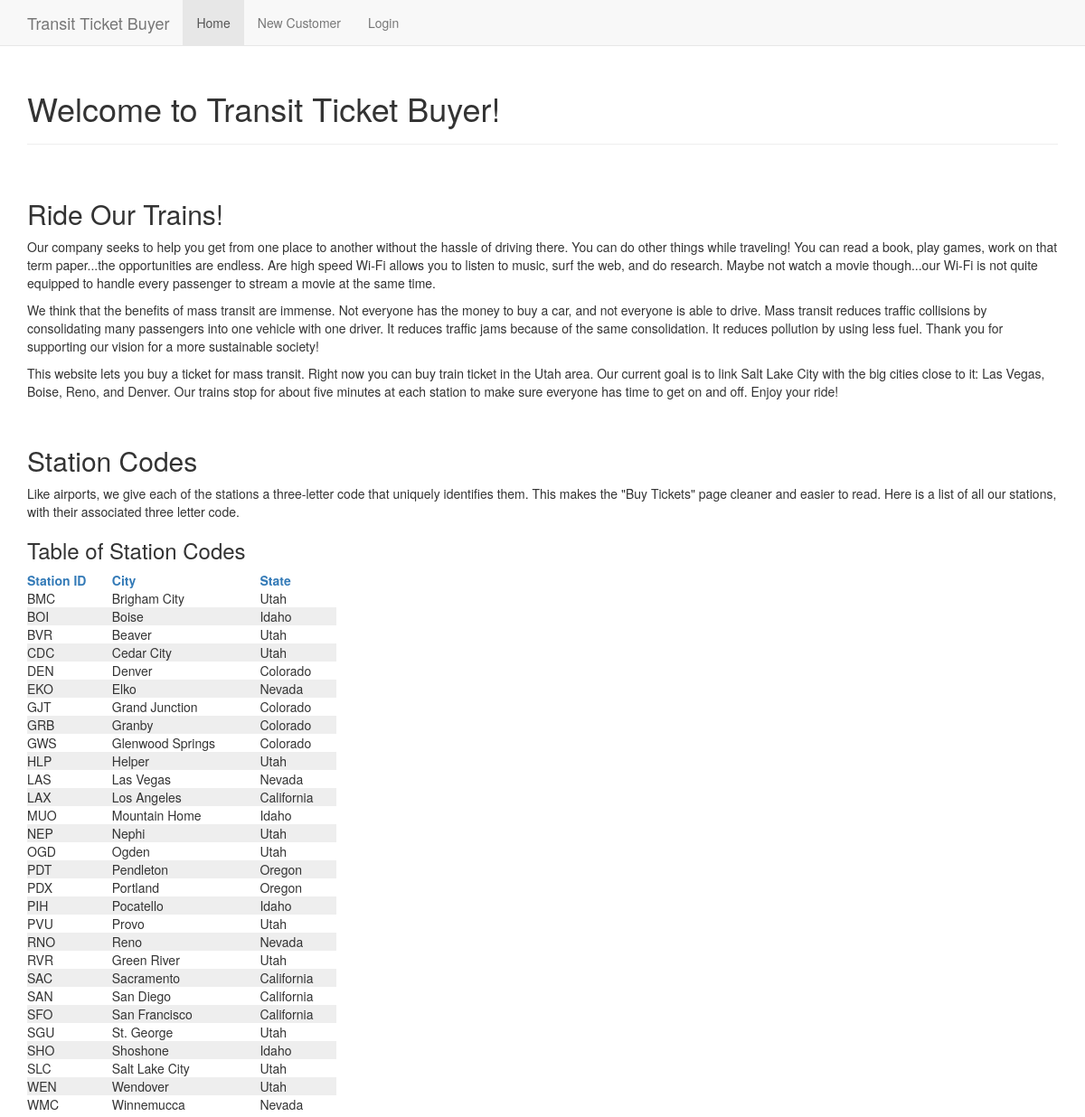
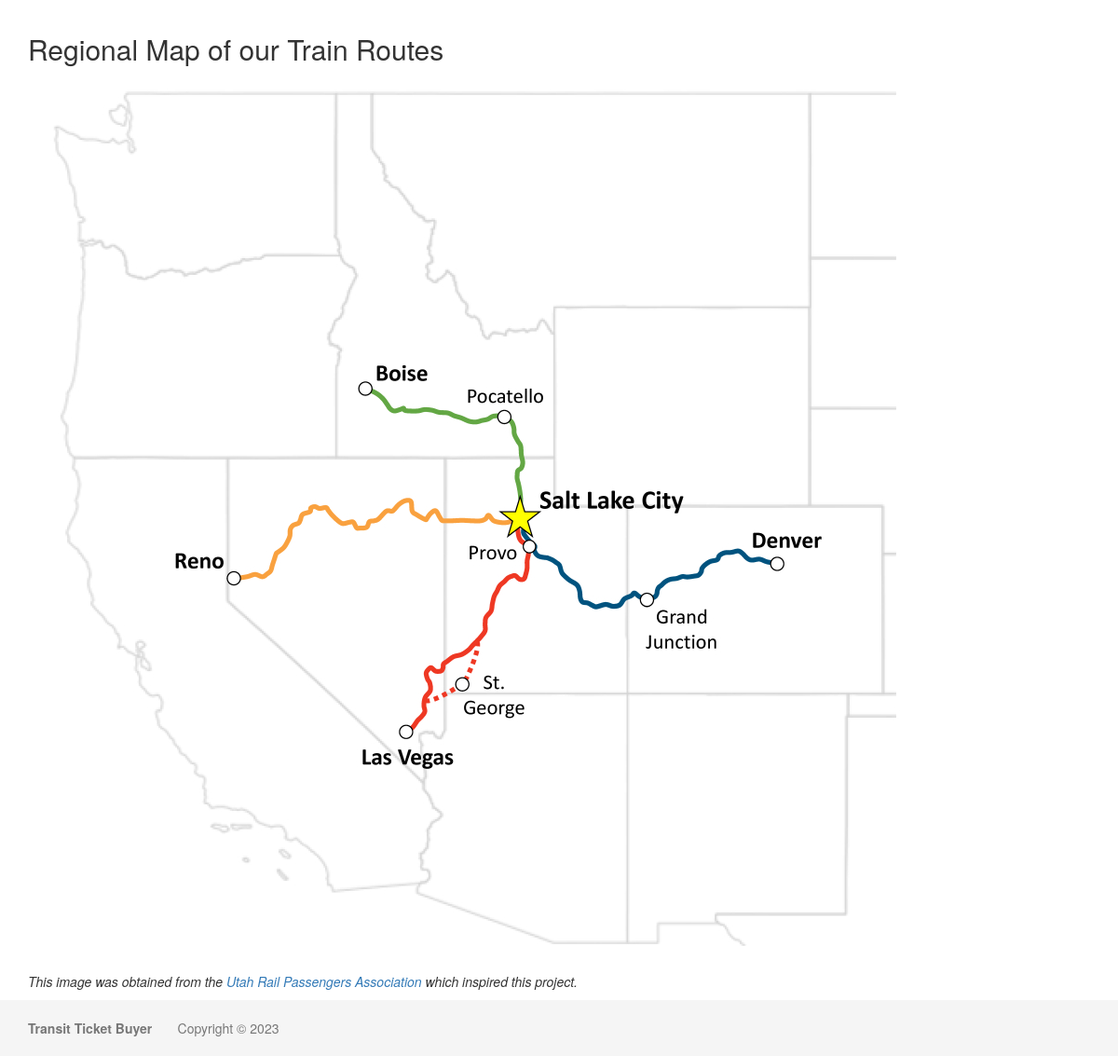
The page / on the database its author committed (2 pictures, top to bottom).
### tables this page shows
CREATE TABLE stations (
	station_id CHAR(3) NOT NULL,
	city VARCHAR(30) NOT NULL,
	state_id CHAR(2) NOT NULL,
PRIMARY KEY(station_id),
FOREIGN KEY(state_id)
	REFERENCES states(state_id)
);

CREATE TABLE states (
	state_id CHAR(2) NOT NULL,
	state_name VARCHAR(20) NOT NULL,
PRIMARY KEY(state_id)
);

### index.php (the view, shortened to what this page needs)
<?php
    $page_title = 'Home';
    include('includes/header.php');
    echo '<div class="page-header"><h1>Welcome to Transit Ticket Buyer!</h1></div>
    <br>
    <h2>Ride Our Trains!</h2>
    <p>Our company seeks to help you get from one place to another without the
    hassle of driving there. You can do other things while traveling! You
    can read a book, play games, work on that term paper...the opportunities
    are endless. Are high speed Wi-Fi allows you to listen to music, surf the
    web, and do research. Maybe not watch a movie though...our Wi-Fi is not
    quite equipped to handle every passenger to stream a movie at the same
    time.</p>
    <p>We think that the benefits of mass transit are immense. Not everyone
    has the money to buy a car, and not everyone is able to drive. Mass transit
    reduces traffic collisions by consolidating many passengers into one vehicle
    with one driver. It reduces traffic jams because of the same consolidation.
    It reduces pollution by using less fuel. Thank you for supporting our vision
    for a more sustainable society!</p>
    <p>This website lets you buy a ticket for mass transit. Right now you can buy
    train ticket in the Utah area. Our current goal is to link Salt Lake City
    with the big cities close to it: Las Vegas, Boise, Reno, and Denver. Our
    trains stop for about five minutes at each station to make sure everyone
    has time to get on and off. Enjoy your ride!</p>';
	echo '<br>
    <h2>Station Codes</h2>
    <p>Like airports, we give each of the stations a three-letter code that
        uniquely identifies them. This makes the "Buy Tickets" page cleaner and
        easier to read. Here is a list of all our stations, with their associated
        three letter code.
    </p>
    <h3>Table of Station Codes</h3>';
	require_once('mysqli_connect.php');
	$sort = (isset($_GET['sort'])) ? $_GET['sort'] : 'gid';
	switch($sort) {
		default:
			$order_by = 'stations.station_id ASC';
			break;
	}
	$q = "SELECT stations.station_id,
	        stations.city,
            states.state_name
        FROM stations
        INNER JOIN states USING(state_id)
		ORDER BY $order_by";
	$r = @mysqli_query($dbc, $q);
	echo '
	<table width="30%" class="left">
	<thead>
	<tr>
		<th><a href="index.php?sort=sid">Station ID</a></th>
		<th><a href="index.php?sort=city">City</a></th>
		<th><a href="index.php?sort=state">State</a></th>
	</tr>
	</thead>
	<tbody>
	';
	$bg = '#eeeeee';
	while ($row = mysqli_fetch_array($r, MYSQLI_ASSOC)) {
		$bg = ($bg == '#eeeeee' ? '#ffffff' : '#eeeeee');
		echo '
		<tr bgcolor="' . $bg . '">
			<td>' . $row['station_id'] . '</td>
			<td>' . $row['city'] . '</td>
			<td>' . $row['state_name'] . '</td>
		</tr>
		';
	}
	echo '</tbody></table>';
    echo '<br>
    <h2>Regional Map of our Train Routes</h2>
    <div>
    <img src="./img/RegionalMap.jpg" alt="Regional Map">
    <p><em>This image was obtained from the
        <a href="https://utahrpa.org/latest-news/item/52-utah-rpa-sends-expression-of-interest-to-the-federal-railroad-administration">Utah Rail Passengers Association</a>
        which inspired this project.</em>
    </p>
    </div>';
?>

### includes/header.php (shortened to what this page needs)
<!DOCTYPE html>
<html lang="en">
<head>
    <link rel="stylesheet" href="https://maxcdn.bootstrapcdn.com/bootstrap/3.3.7/css/bootstrap.min.css"
>
    <link href="css/sticky-footer-navbar.css" rel="stylesheet">
</head>
<body>
    <nav class="navbar navbar-default navbar-fixed-top">
        <div class="container">
            <div class="navbar-header"><a class="navbar-brand" href="#">Transit Ticket Buyer</a></div>
            <div id="navbar" class="collapse navbar-collapse">
                <ul class="nav navbar-nav">
					<?php
                        echo '<li';
                        if($page_title == 'Home') echo ' class="active"';
                        echo '><a href="index.php">Home</a></li>';
						if(isset($_SESSION['customer_id'])) {
                            if($_SESSION['user_level'] == 2) {
                                echo '<li';
                                if($page_title == 'View Customers') echo ' class="active"';
                                echo '><a href="view_customers.php">View Customers</a></li>';
                                echo '<li';
                                if($page_title == 'View Segments') echo ' class="active"';
                                echo '><a href="buy_tickets.php">View Segments</a></li>';
                            } else {
                                echo '<li';
                                if($page_title == 'Buy Tickets') echo ' class="active"';
                                echo '><a href="buy_tickets.php">Buy Tickets</a></li>';
                                echo '<li';
                                if($page_title == 'Contact Form') echo ' class="active"';
                                echo '><a href="contact.php">Contact Us</a></li>';
                            }
                            echo '<li';
                            if($page_title == 'Purchase History') echo ' class="active"';
                            echo '><a href="purchase_history.php">Purchase History</a></li>';
                            echo '<li';
                            if($page_title == 'Logged In!') echo ' class="active"';
                            echo '><a href="logout.php">Logout</a></li>';
						} else {
                            echo '<li';
                            if($page_title == 'Register') echo ' class="active"';
                            echo '><a href="register.php">New Customer</a></li>';
							echo '<li';
                            if($page_title == 'Login' || $page_title == 'Logged Out!') echo ' class="active"';
                            echo'><a href="login.php">Login</a></li>';
						}
					?>
                </ul>
            </div>
        </div>
    </nav>
    <div class="container">

### css/sticky-footer-navbar.css (style rules this page uses)
html { position: relative; min-height: 100%; }
body { margin-bottom: 60px; }
.footer { position: absolute; bottom: 0; width: 100%; height: 60px; background-color: #f5f5f5; }
body > .container { padding: 60px 15px 0; }
.container .text-muted { margin: 20px 0; }
.footer > .container { padding-right: 15px; padding-left: 15px; }

### rows shown on the page
stations: station_id "BMC", city "Brigham City", state.state_name "Utah"
stations: station_id "BOI", city "Boise", state.state_name "Idaho"
stations: station_id "BVR", city "Beaver", state.state_name "Utah"
stations: station_id "CDC", city "Cedar City", state.state_name "Utah"
stations: station_id "DEN", city "Denver", state.state_name "Colorado"
stations: station_id "EKO", city "Elko", state.state_name "Nevada"
stations: station_id "GJT", city "Grand Junction", state.state_name "Colorado"
stations: station_id "GRB", city "Granby", state.state_name "Colorado"
stations: station_id "GWS", city "Glenwood Springs", state.state_name "Colorado"
stations: station_id "HLP", city "Helper", state.state_name "Utah"
stations: station_id "LAS", city "Las Vegas", state.state_name "Nevada"
stations: station_id "LAX", city "Los Angeles", state.state_name "California"
stations: station_id "MUO", city "Mountain Home", state.state_name "Idaho"
stations: station_id "NEP", city "Nephi", state.state_name "Utah"
stations: station_id "OGD", city "Ogden", state.state_name "Utah"
stations: station_id "PDT", city "Pendleton", state.state_name "Oregon"
stations: station_id "PDX", city "Portland", state.state_name "Oregon"
stations: station_id "PIH", city "Pocatello", state.state_name "Idaho"
stations: station_id "PVU", city "Provo", state.state_name "Utah"
stations: station_id "RNO", city "Reno", state.state_name "Nevada"
stations: station_id "RVR", city "Green River", state.state_name "Utah"
stations: station_id "SAC", city "Sacramento", state.state_name "California"
stations: station_id "SAN", city "San Diego", state.state_name "California"
stations: station_id "SFO", city "San Francisco", state.state_name "California"
stations: station_id "SGU", city "St. George", state.state_name "Utah"
stations: station_id "SHO", city "Shoshone", state.state_name "Idaho"
stations: station_id "SLC", city "Salt Lake City", state.state_name "Utah"
stations: station_id "WEN", city "Wendover", state.state_name "Utah"
stations: station_id "WMC", city "Winnemucca", state.state_name "Nevada"
